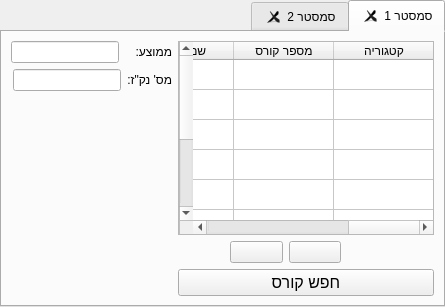
         <widget class="QTabWidget" name="courses_tab_widget">
          <property name="sizePolicy">
           <sizepolicy hsizetype="MinimumExpanding" vsizetype="MinimumExpanding">
            <horstretch>0</horstretch>
            <verstretch>0</verstretch>
           </sizepolicy>
          </property>
          <property name="layoutDirection">
           <enum>Qt::RightToLeft</enum>
          </property>
          <property name="tabShape">
           <enum>QTabWidget::Rounded</enum>
          </property>
          <property name="currentIndex">
           <number>0</number>
          </property>
          <property name="tabsClosable">
           <bool>true</bool>
          </property>
          <property name="movable">
           <bool>false</bool>
          </property>
          <widget class="QWidget" name="semester_1">
           <property name="accessibleName">
            <string/>
           </property>
           <property name="locale">
            <locale language="Hebrew" country="Israel"/>
           </property>
           <attribute name="title">
            <string>סמסטר 1</string>
           </attribute>
           <layout class="QGridLayout" name="gridLayout_4">
            <item row="0" column="0">
             <layout class="QGridLayout" name="gridLayout_2">
              <item row="3" column="0">
               <widget class="QPushButton" name="semester_add_course">
                <property name="font">
                 <font>
                  <pointsize>12</pointsize>
                  <weight>50</weight>
                  <italic>false</italic>
                  <bold>false</bold>
                 </font>
                </property>
                <property name="text">
                 <string>חפש קורס</string>
                </property>
               </widget>
              </item>
              <item row="0" column="0" rowspan="2">
               <widget class="QTableWidget" name="courses_table">
                <property name="sizePolicy">
                 <sizepolicy hsizetype="Expanding" vsizetype="Expanding">
                  <horstretch>0</horstretch>
                  <verstretch>0</verstretch>
                 </sizepolicy>
                </property>
                <property name="mouseTracking">
                 <bool>true</bool>
                </property>
                <property name="layoutDirection">
                 <enum>Qt::RightToLeft</enum>
                </property>
                <property name="sortingEnabled">
                 <bool>true</bool>
                </property>
                <attribute name="horizontalHeaderVisible">
                 <bool>true</bool>
                </attribute>
                <attribute name="horizontalHeaderCascadingSectionResizes">
                 <bool>false</bool>
                </attribute>
                <attribute name="horizontalHeaderShowSortIndicator" stdset="0">
                 <bool>true</bool>
                </attribute>
                <attribute name="horizontalHeaderStretchLastSection">
                 <bool>false</bool>
                </attribute>
                <attribute name="verticalHeaderVisible">
                 <bool>false</bool>
                </attribute>
                <attribute name="verticalHeaderCascadingSectionResizes">
                 <bool>true</bool>
                </attribute>
                <attribute name="verticalHeaderStretchLastSection">
                 <bool>false</bool>
                </attribute>
                <row>
                 <property name="text">
                  <string>New Row</string>
                 </property>
                </row>
                <row>
                 <property name="text">
                  <string>New Row</string>
                 </property>
                </row>
                <row>
                 <property name="text">
                  <string>New Row</string>
                 </property>
                </row>
                <row>
                 <property name="text">
                  <string>New Row</string>
                 </property>
                </row>
                <row>
                 <property name="text">
                  <string>New Row</string>
                 </property>
                </row>
                <row>
                 <property name="text">
                  <string>New Row</string>
                 </property>
                </row>
                <row>
                 <property name="text">
                  <string>New Row</string>
                 </property>
                </row>
                <row>
                 <property name="text">
                  <string>New Row</string>
                 </property>
                </row>
                <row>
                 <property name="text">
                  <string>New Row</string>
                 </property>
                </row>
                <column>
                 <property name="text">
                  <string>קטגוריה</string>
                 </property>
                </column>
                <column>
                 <property name="text">
                  <string>מספר קורס</string>
                 </property>
                </column>
                <column>
                 <property name="text">
                  <string>שם קורס</string>
                 </property>
                </column>
                <column>
                 <property name="text">
                  <string>נק&quot;ז</string>
                 </property>
                </column>
                <column>
                 <property name="text">
                  <string>ציון</string>
                 </property>
                </column>
                <column>
                 <property name="text">
                  <string>x</string>
                 </property>
                </column>
               </widget>
              </item>
              <item row="1" column="1">
               <spacer name="verticalSpacer">
                <property name="orientation">
                 <enum>Qt::Vertical</enum>
                </property>
                <property name="sizeHint" stdset="0">
                 <size>
                  <width>20</width>
                  <height>40</height>
                 </size>
                </property>
               </spacer>
              </item>
              <item row="2" column="0">
               <layout class="QHBoxLayout" name="horizontalLayout_3">
                <item>
                 <spacer name="horizontalSpacer_3">
                  <property name="orientation">
                   <enum>Qt::Horizontal</enum>
                  </property>
                  <property name="sizeHint" stdset="0">
                   <size>
                    <width>40</width>
                    <height>20</height>
                   </size>
                  </property>
                 </spacer>
                </item>
                <item>
                 <spacer name="horizontalSpacer">
                  <property name="orientation">
                   <enum>Qt::Horizontal</enum>
                  </property>
                  <property name="sizeType">
                   <enum>QSizePolicy::Ignored</enum>
                  </property>
                  <property name="sizeHint" stdset="0">
                   <size>
                    <width>40</width>
                    <height>20</height>
                   </size>
                  </property>
                 </spacer>
                </item>
                <item>
                 <widget class="QPushButton" name="semester_table_add_line">
                  <property name="sizePolicy">
                   <sizepolicy hsizetype="MinimumExpanding" vsizetype="Fixed">
                    <horstretch>0</horstretch>
                    <verstretch>0</verstretch>
                   </sizepolicy>
                  </property>
                  <property name="toolTip">
                   <string>&lt;html&gt;&lt;head/&gt;&lt;body&gt;&lt;p&gt;&lt;span style=&quot; font-size:12pt; font-weight:600;&quot;&gt;הוסף שורה&lt;/span&gt;&lt;/p&gt;&lt;/body&gt;&lt;/html&gt;</string>
                  </property>
                  <property name="layoutDirection">
                   <enum>Qt::LeftToRight</enum>
                  </property>
                  <property name="text">
                   <string/>
                  </property>
                  <property name="icon">
                   <iconset>
                    <normaloff>images/list-add.svg</normaloff>images/list-add.svg</iconset>
                  </property>
                  <property name="iconSize">
                   <size>
                    <width>32</width>
                    <height>32</height>
                   </size>
                  </property>
                 </widget>
                </item>
                <item>
                 <widget class="QPushButton" name="semester_table_remove_line">
                  <property name="sizePolicy">
                   <sizepolicy hsizetype="MinimumExpanding" vsizetype="Fixed">
                    <horstretch>0</horstretch>
                    <verstretch>0</verstretch>
                   </sizepolicy>
                  </property>
                  <property name="toolTip">
                   <string>&lt;html&gt;&lt;head/&gt;&lt;body&gt;&lt;p&gt;&lt;span style=&quot; font-size:12pt; font-weight:600;&quot;&gt;הסר שורה&lt;/span&gt;&lt;/p&gt;&lt;/body&gt;&lt;/html&gt;</string>
                  </property>
                  <property name="layoutDirection">
                   <enum>Qt::LeftToRight</enum>
                  </property>
                  <property name="text">
                   <string/>
                  </property>
                  <property name="icon">
                   <iconset>
                    <normaloff>images/list-remove.svg</normaloff>images/list-remove.svg</iconset>
                  </property>
                  <property name="iconSize">
                   <size>
                    <width>32</width>
                    <height>32</height>
                   </size>
                  </property>
                 </widget>
                </item>
                <item>
                 <spacer name="horizontalSpacer_4">
                  <property name="orientation">
                   <enum>Qt::Horizontal</enum>
                  </property>
                  <property name="sizeHint" stdset="0">
                   <size>
                    <width>40</width>
                    <height>20</height>
                   </size>
                  </property>
                 </spacer>
                </item>
               </layout>
              </item>
              <item row="0" column="1">
               <layout class="QVBoxLayout" name="verticalLayout_3">
                <item>
                 <layout class="QHBoxLayout" name="horizontalLayout_4">
                  <item>
                   <widget class="QLabel" name="semester_average_label">
                    <property name="sizePolicy">
                     <sizepolicy hsizetype="Fixed" vsizetype="Fixed">
                      <horstretch>0</horstretch>
                      <verstretch>0</verstretch>
                     </sizepolicy>
                    </property>
                    <property name="text">
                     <string>ממוצע:   </string>
                    </property>
                   </widget>
                  </item>
                  <item>
                   <widget class="QLineEdit" name="semester_average_in">
                    <property name="sizePolicy">
                     <sizepolicy hsizetype="Fixed" vsizetype="Fixed">
                      <horstretch>0</horstretch>
                      <verstretch>0</verstretch>
                     </sizepolicy>
                    </property>
                    <property name="text">
                     <string/>
                    </property>
                    <property name="alignment">
                     <set>Qt::AlignCenter</set>
                    </property>
                    <property name="readOnly">
                     <bool>true</bool>
                    </property>
                   </widget>
                  </item>
                 </layout>
                </item>
                <item>
                 <layout class="QHBoxLayout" name="horizontalLayout_5">
                  <item>
                   <widget class="QLabel" name="semester_points_label">
                    <property name="sizePolicy">
                     <sizepolicy hsizetype="Fixed" vsizetype="Fixed">
                      <horstretch>0</horstretch>
                      <verstretch>0</verstretch>
                     </sizepolicy>
                    </property>
                    <property name="text">
                     <string>מס' נק&quot;ז:</string>
                    </property>
                   </widget>
                  </item>
                  <item>
                   <widget class="QLineEdit" name="semester_points_in">
                    <property name="sizePolicy">
                     <sizepolicy hsizetype="Fixed" vsizetype="Fixed">
                      <horstretch>0</horstretch>
                      <verstretch>0</verstretch>
                     </sizepolicy>
                    </property>
                    <property name="text">
                     <string/>
                    </property>
                    <property name="alignment">
                     <set>Qt::AlignCenter</set>
                    </property>
                    <property name="readOnly">
                     <bool>true</bool>
                    </property>
                   </widget>
                  </item>
                 </layout>
                </item>
               </layout>
              </item>
             </layout>
            </item>
           </layout>
          </widget>
          <widget class="QWidget" name="semester_2">
           <attribute name="title">
            <string>סמסטר 2</string>
           </attribute>
           <layout class="QGridLayout" name="gridLayout"/>
          </widget>
         </widget>
